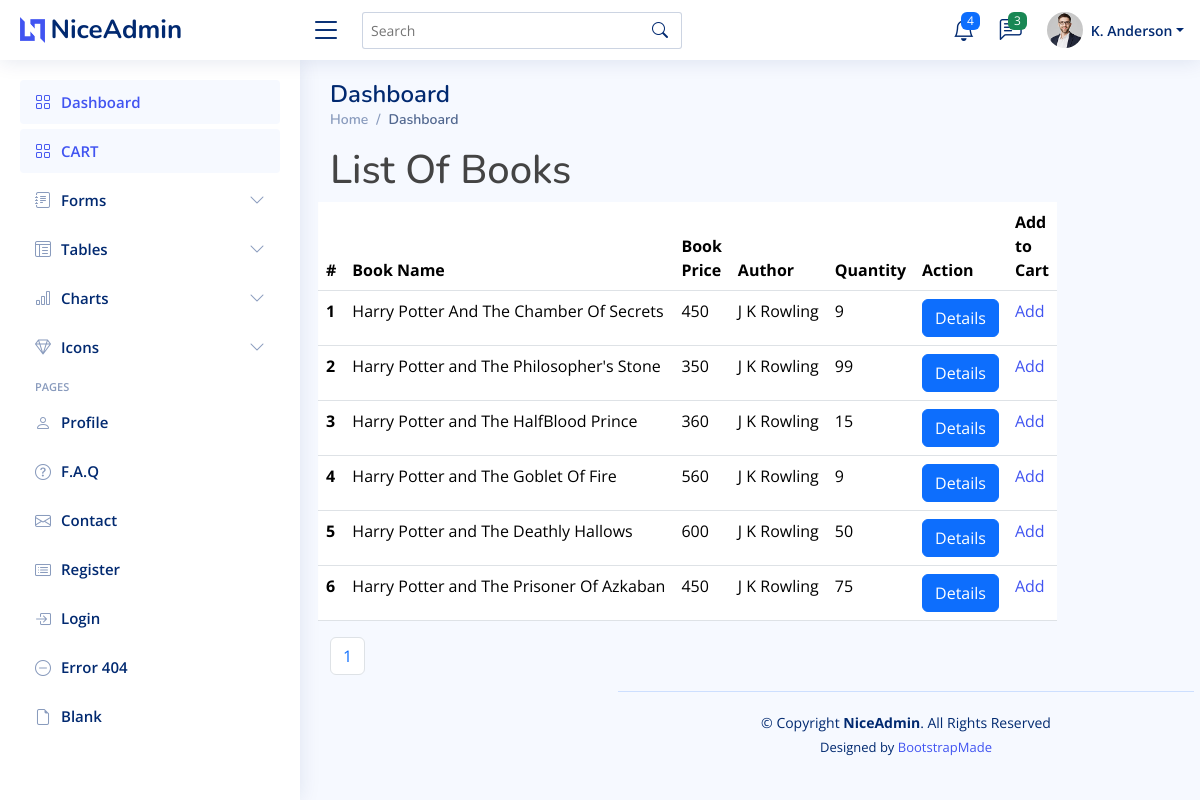
The page /user/ on the database its author committed.
### Book_app/models.py (models this page shows, shortened)
class Book(models.Model):
    title = models.CharField(max_length=200, null=True)
    price = models.IntegerField(null=True)
    image = models.ImageField(upload_to='book_media')
    quantity = models.IntegerField(null=True)
    author = models.ForeignKey(Author, on_delete=models.CASCADE)

class Author(models.Model):
    name = models.CharField(max_length=200, null=True)
    def __str__(self):
        return '{}'.format(self.name)

### user_book_app/views.py (the view)
# urls.py: path("user/", views.UserlistBook, name='User_list_view'),
def UserlistBook(request):
    books = Book.objects.all()
    paginator = Paginator(books, 6)
    page_number = request.GET.get('page')
    try:
        page = paginator.get_page(page_number)
    except EmptyPage:
        page = paginator.page(page_number.num_pages)
    return render(request, 'user/listbook.html', {'books': books, 'page': page})

### Templates/user/listbook.html (shortened to what this page needs)
{% extends 'user/base.html' %}
{% load static %}
{% block content %}
<h1>List Of Books</h1>
<table class="table">
  <thead>
    <tr>
        <th scope="col">#</th>
        <th>Book Name</th>
        <th>Book Price</th>
        <th>Author</th>
        <th>Quantity</th>
        <th>Action</th>
        <th>Add to Cart</th>
    </tr>
  </thead>
  <tbody>
     {% for book in page %}
        <tr>
            <th scope="row">{{forloop.counter}}</th>
            <td nowrap >{{ book.title }}</td>
            <td nowrap >{{ book.price }}</td>
            <td nowrap >{{ book.author }}</td>
            <td nowrap >{{ book.quantity }}</td>
            <td nowrap ><a href="{% url 'User_book_details' book.id %}" type="submit" class="btn btn-primary">Details</a></td>
            <td nowrap ><a href="{% url 'add_to_cart' book.id %}">Add</a> </td>
        </tr>
    {% endfor %}
  </tbody>
</table>
<nav aria-label="Page navigation example">
  <ul class="pagination">
      {% for num in page.paginator.page_range %}
    <li class="page-item {% if page_number == num %}activate{% endif %} ">
        <a class="page-link" href="?page={{ num }}">{{ num }}</a></li>
      {% endfor %}
  </ul>
</nav>
{% endblock %}

### static/asset/css/style.css (style rules this page uses)
:root { scroll-behavior: smooth; }
body { font-family: "Open Sans", sans-serif; background: #f6f9ff; color: #444444; }
h1, h2, h3, h4, h5, h6 { font-family: "Nunito", sans-serif; }

### rows shown on the page
Book: title "Harry Potter And The Chamber Of Secrets", price "450", author "J K Rowling", quantity "9"
Book: title "Harry Potter and The Philosopher's Stone", price "350", author "J K Rowling", quantity "99"
Book: title "Harry Potter and The HalfBlood Prince", price "360", author "J K Rowling", quantity "15"
Book: title "Harry Potter and The Goblet Of Fire", price "560", author "J K Rowling", quantity "9"
Book: title "Harry Potter and The Deathly Hallows", price "600", author "J K Rowling", quantity "50"
Book: title "Harry Potter and The Prisoner Of Azkaban", price "450", author "J K Rowling", quantity "75"

### other values the page prints
{{ num }} "1"
